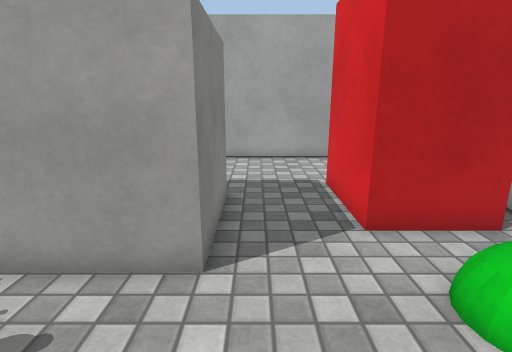
view 1 (above)

15 first-person views from a walk through a Unity game level. The camera is 1.3 m above the floor, tilts 14° down and sees 80° across. The floor is counted in squares, 0.5 m on a side. Each view is taken from the middle of a square. On the plan, view 1 faces up. The plan holds only what a view shows up to about 20 squares ahead; the rest is blank. Some surface patterns are stand-ins.

view 2
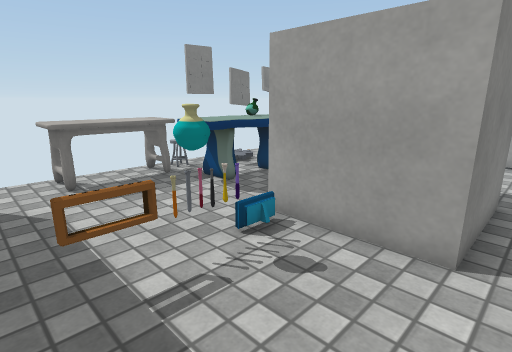

view 3
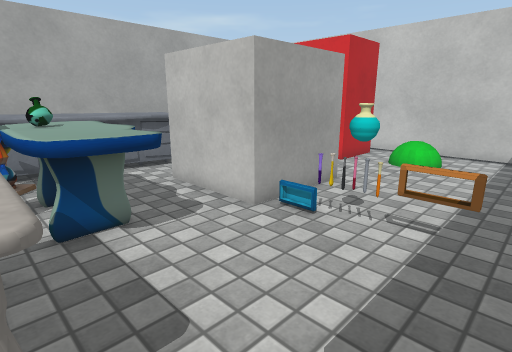

view 4
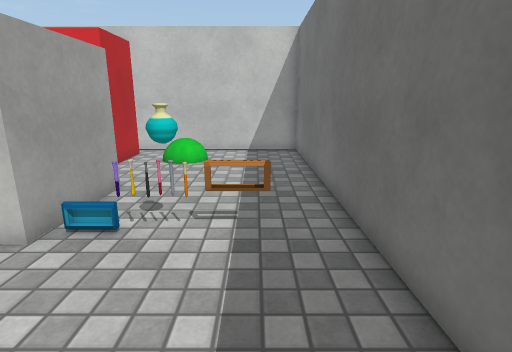

view 5
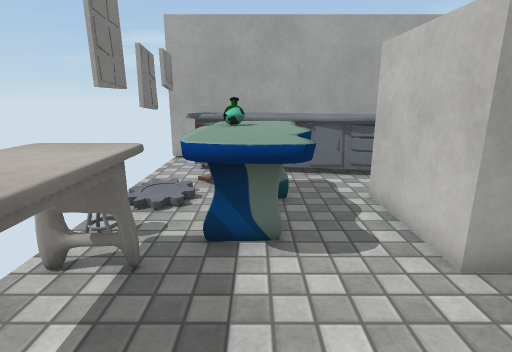

view 6
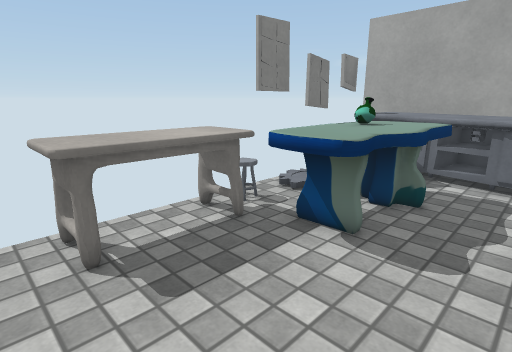

view 7
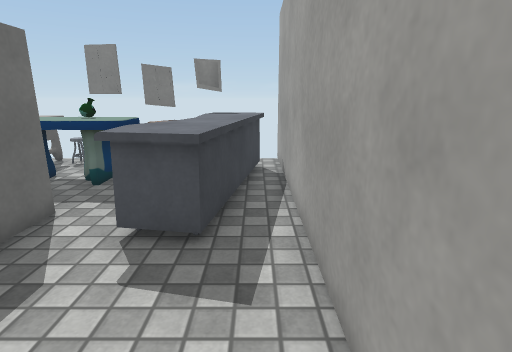

view 8
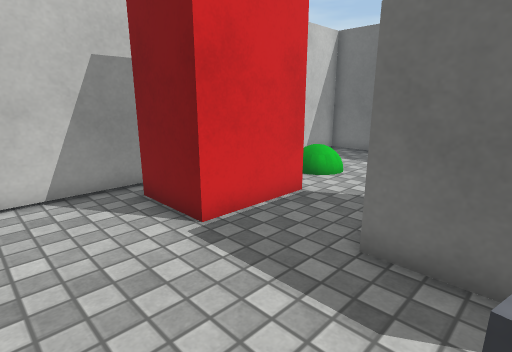

view 9
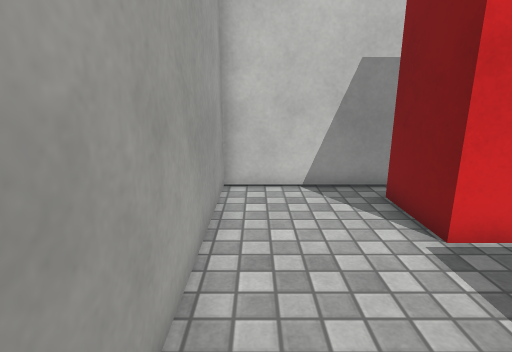

view 10
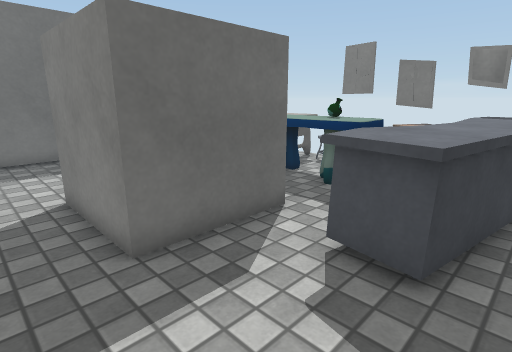

view 11
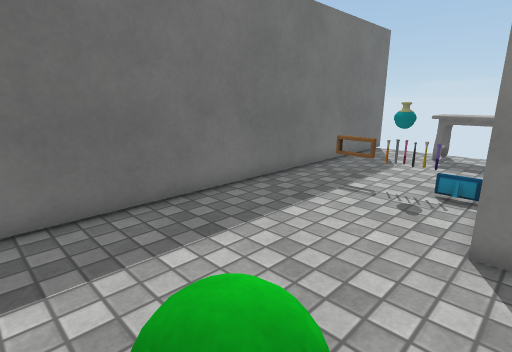

view 12
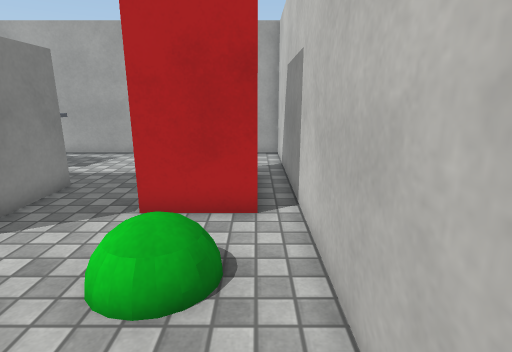

view 13
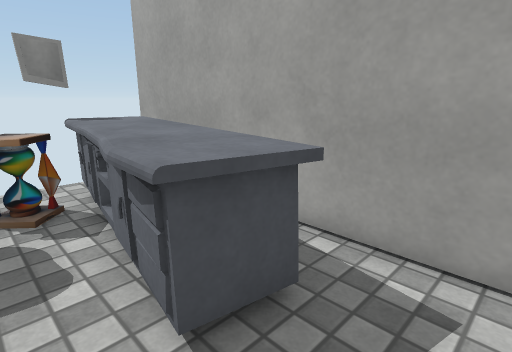

view 14
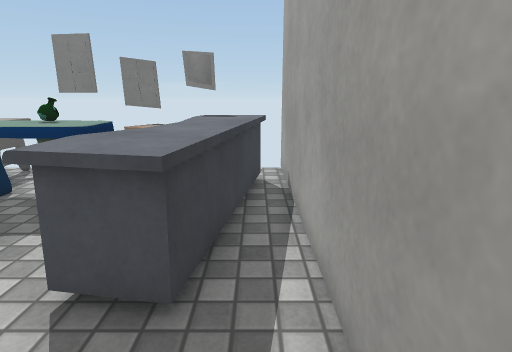

view 15
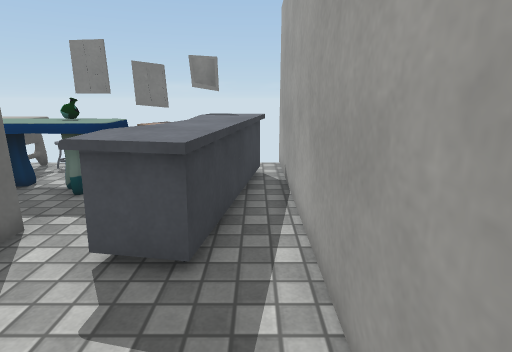

### Floor plan
Key: @ floor where view 1 was taken; # wall or solid block; . main floor; : floor 0.25 m higher than the main floor; O other object.
Columns run from 12 left of view 1 to 6 right of it. Each row starts with its distance up from view 1.
 14 ###################
 13  .OOOOO...........#
 12  .OOOOOOOO........#
 11  #OOOOOOOO........#
 10  #OO...OOO........#
  9  O.OOO........OOOO#
  8  #:OOO.OOOOO..O   #
  7  #.OOO.O   O..O   #
  6  #.OOO.O   O..OOOO#
  5  OOOOO.O   O......#
  4  OOOOO.OOOOO......#
  3  OO.....O......OO.#
  2  OO.....O.........#
  1  OO.....O.........#
  0  .......O...@.....#
 -1  .................#
 -2 ###################

Positions as (right, up) in squares from view 1, and headings:
1: (0, 0), facing up
2: (0, -1), facing up-left
3: (-10, -1), facing up-right
4: (-10, 0), facing right
5: (-8, 0), facing up
6: (-5, 0), facing up-left
7: (2, 13), facing left
8: (-3, 13), facing down-right
9: (-3, 13), facing right
10: (1, 13), facing down-left
11: (5, 5), facing down-left
12: (5, -1), facing up
13: (-1, 9), facing up-left
14: (0, 13), facing left
15: (1, 13), facing left
